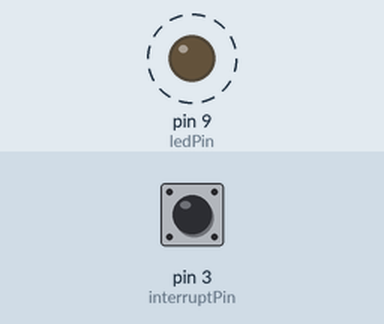
The sketch below on a simulated Arduino Uno, built with avr-gcc and run on an emulated ATmega328P. Parts: output pins drawn as LEDs (lit = HIGH). Dashed ring = blinking. Inputs (shaded band) come from the test bench; at power-on: pin 3 (interruptPin) HIGH.

Above: at 0.5 s.
Timing chart, 0 to 4.8 s (numbered marks = the images above):
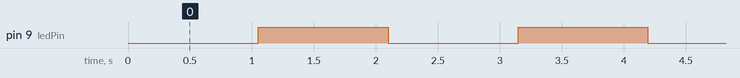

The sketch:

lab9_ex2.ino
```cpp
bool toggle = 1;
volatile int timer;
const byte ledPin = 9;
const byte interruptPin = 3;

int i,j;

void setup(){
  noInterrupts();
  TCCR1A = 0;
  TCCR1B = 0;
  TCNT1 = timer;
  TCCR1B |= (1 << CS12);
  TIMSK1 |= (1 << TOIE1);
  interrupts();

  pinMode(ledPin, OUTPUT);
  pinMode(interruptPin, INPUT_PULLUP);
  attachInterrupt(digitalPinToInterrupt(interruptPin), blink, FALLING);
  Serial.begin(9600);
}

void loop(){

}

ISR(TIMER1_OVF_vect){
  TCNT1 = timer;
  i -= 1;
  if(i < 1){
    digitalWrite(9, toggle);
  }
  else if(i == 5){
    digitalWrite(9, HIGH);
    i += 3;
  }
  else if(i ==7){
    digitalWrite(9, LOW);
  }
  toggle = !toggle;
}

void blink(){
   j++;
  if(j%3 == 0){
    timer = 31250;
    i = 1;
  }
  else if(j%3 == 1){
    timer = 0;
    i = 1;
  }
  else if(j%3 == 2)
  {
    timer = 16125;
    i = 6;
  }
}
```

Measured:
- by itself, pin 9 (ledPin): alternates HIGH for 1.0 s and LOW for 1.0 s
